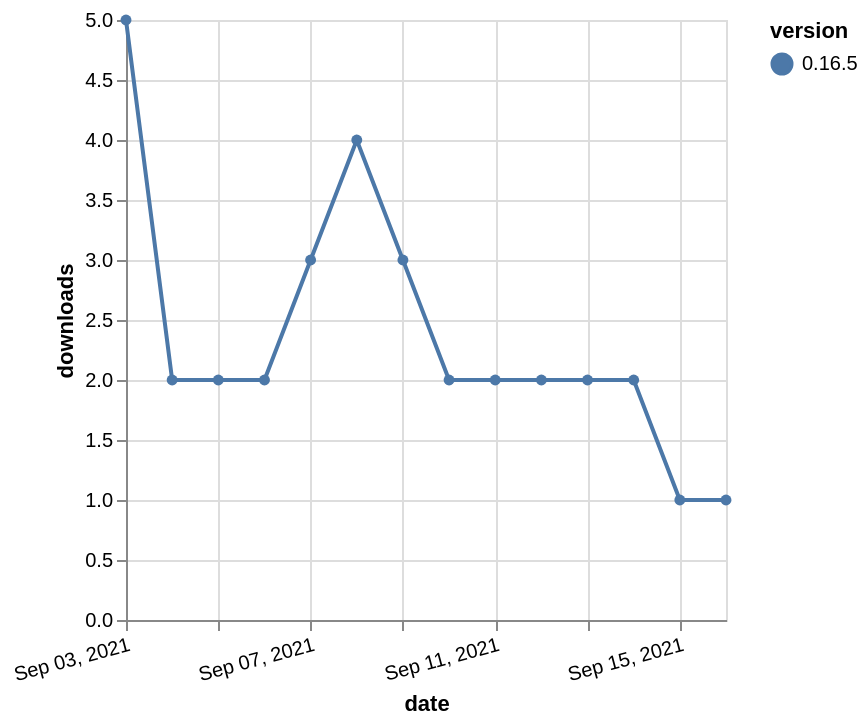

The Vega-Lite source for this figure:
### Vega-Lite specification from a JSON file in a GitHub repository (floating-point values rounded to 4 significant figures)
{"$schema": "https://vega.github.io/schema/vega-lite/v5.json", "description": "A simple bar chart with embedded data.", "data": {"values": [{"date": "2021-09-03", "total": 1124, "delta": 5, "version": "0.16.5"}, {"date": "2021-09-04", "total": 1126, "delta": 2, "version": "0.16.5"}, {"date": "2021-09-05", "total": 1128, "delta": 2, "version": "0.16.5"}, {"date": "2021-09-06", "total": 1130, "delta": 2, "version": "0.16.5"}, {"date": "2021-09-07", "total": 1133, "delta": 3, "version": "0.16.5"}, {"date": "2021-09-08", "total": 1137, "delta": 4, "version": "0.16.5"}, {"date": "2021-09-09", "total": 1140, "delta": 3, "version": "0.16.5"}, {"date": "2021-09-10", "total": 1142, "delta": 2, "version": "0.16.5"}, {"date": "2021-09-11", "total": 1144, "delta": 2, "version": "0.16.5"}, {"date": "2021-09-12", "total": 1146, "delta": 2, "version": "0.16.5"}, {"date": "2021-09-13", "total": 1148, "delta": 2, "version": "0.16.5"}, {"date": "2021-09-14", "total": 1150, "delta": 2, "version": "0.16.5"}, {"date": "2021-09-15", "total": 1151, "delta": 1, "version": "0.16.5"}, {"date": "2021-09-16", "total": 1152, "delta": 1, "version": "0.16.5"}]}, "width": "container", "mark": {"type": "line", "point": {"filled": true}}, "encoding": {"x": {"field": "date", "type": "temporal", "timeUnit": "yearmonthdate", "title": "date", "axis": {"labelAngle": -15}}, "y": {"field": "delta", "type": "quantitative", "title": "downloads"}, "color": {"field": "version", "type": "nominal"}, "tooltip": {"field": "delta"}}}
